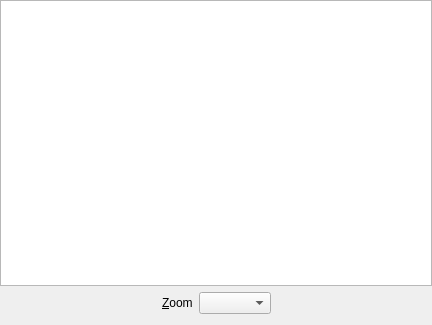
<?xml version="1.0" encoding="UTF-8"?>
<ui version="4.0">
 <class>ccs::main::CentralWidget</class>
 <widget class="QWidget" name="ccs::main::CentralWidget">
  <property name="geometry">
   <rect>
    <x>0</x>
    <y>0</y>
    <width>432</width>
    <height>325</height>
   </rect>
  </property>
  <layout class="QVBoxLayout" name="verticalLayout">
   <property name="leftMargin">
    <number>0</number>
   </property>
   <property name="topMargin">
    <number>0</number>
   </property>
   <property name="rightMargin">
    <number>0</number>
   </property>
   <item>
    <widget class="QGraphicsView" name="graphicsView">
     <property name="interactive">
      <bool>false</bool>
     </property>
     <property name="dragMode">
      <enum>QGraphicsView::ScrollHandDrag</enum>
     </property>
     <property name="resizeAnchor">
      <enum>QGraphicsView::AnchorViewCenter</enum>
     </property>
    </widget>
   </item>
   <item>
    <layout class="QHBoxLayout" name="horizontalLayout_2">
     <item>
      <spacer name="horizontalSpacer">
       <property name="orientation">
        <enum>Qt::Horizontal</enum>
       </property>
       <property name="sizeHint" stdset="0">
        <size>
         <width>40</width>
         <height>20</height>
        </size>
       </property>
      </spacer>
     </item>
     <item>
      <widget class="QLabel" name="label">
       <property name="text">
        <string>&amp;Zoom</string>
       </property>
       <property name="buddy">
        <cstring>zoomComboBox</cstring>
       </property>
      </widget>
     </item>
     <item>
      <widget class="QComboBox" name="zoomComboBox">
       <property name="sizePolicy">
        <sizepolicy hsizetype="Fixed" vsizetype="Fixed">
         <horstretch>0</horstretch>
         <verstretch>0</verstretch>
        </sizepolicy>
       </property>
      </widget>
     </item>
     <item>
      <spacer name="horizontalSpacer_2">
       <property name="orientation">
        <enum>Qt::Horizontal</enum>
       </property>
       <property name="sizeHint" stdset="0">
        <size>
         <width>40</width>
         <height>20</height>
        </size>
       </property>
      </spacer>
     </item>
    </layout>
   </item>
  </layout>
 </widget>
 <resources/>
 <connections/>
</ui>
